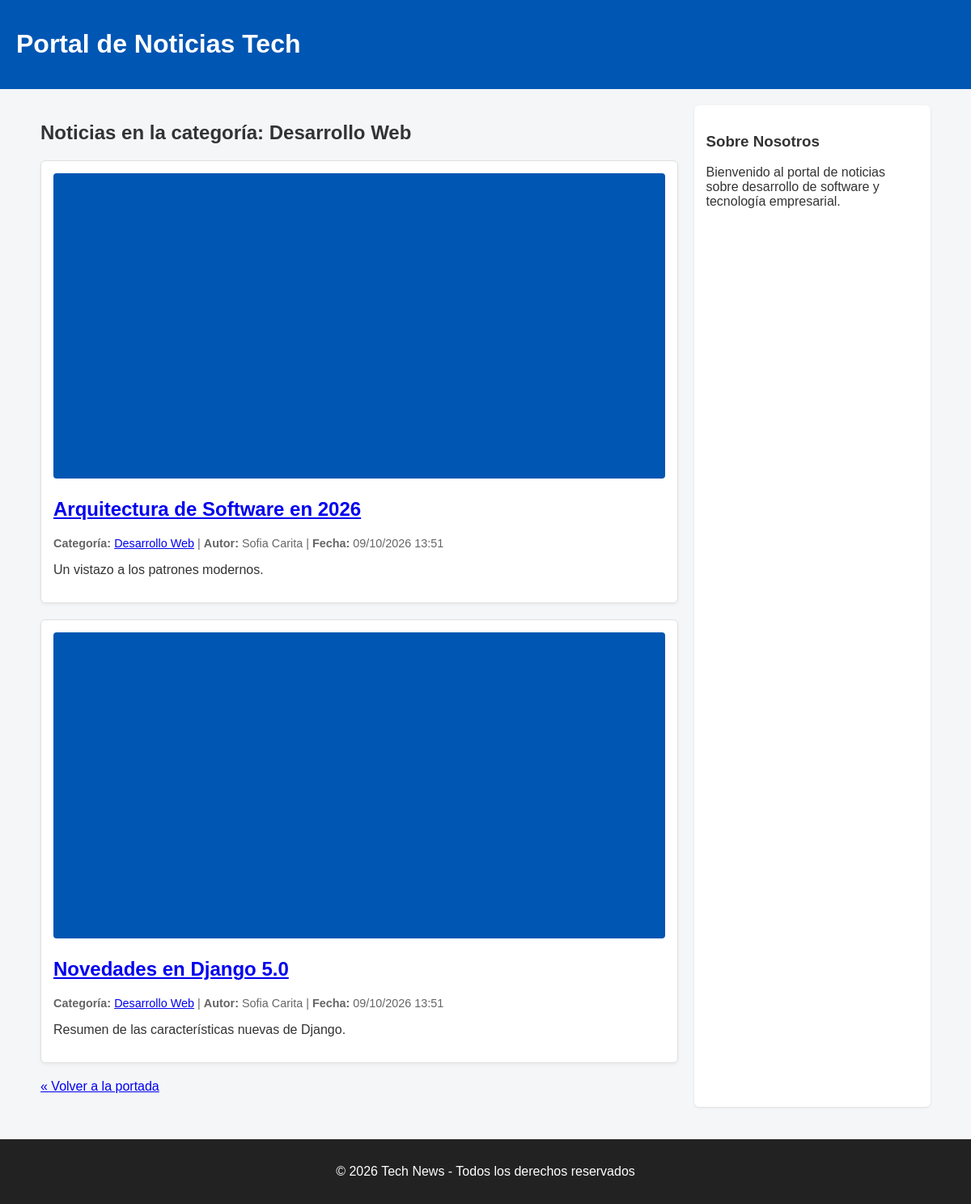
The page /category/desarrollo-web/ on the database its author committed.
### news/models.py (models this page shows, shortened)
class Category(models.Model):
    name = models.CharField(max_length=100)
    slug = models.SlugField(unique=True)
    class Meta:
        verbose_name_plural = "Categories"

class Article(models.Model):
    title = models.CharField(max_length=200)
    slug = models.SlugField(unique=True)
    content = models.TextField()
    summary = models.TextField(max_length=500)
    featured_image = models.ImageField(upload_to='articles/')
    published_date = models.DateTimeField(auto_now_add=True)
    category = models.ForeignKey(Category, on_delete=models.CASCADE, related_name='articles')
    author = models.ForeignKey(Author, on_delete=models.CASCADE, related_name='articles')

class Author(models.Model):
    name = models.CharField(max_length=100)
    email = models.EmailField()
    bio = models.TextField(blank=True, null=True)

### news/views.py (the view)
# urls.py: path('category/<slug:slug>/', views.category_articles, name='category_articles'),
def category_articles(request, slug):
    category = get_object_or_404(Category, slug=slug)
    articles = category.articles.all().order_by('-published_date')
    return render(request, 'news/category_articles.html', {
        'category': category,
        'articles': articles
    })

### templates/news/category_articles.html (shortened to what this page needs)
{% extends "base.html" %}
{% block content %}
    <h2>Noticias en la categoría: {{ category.name }}</h2>
    {% for article in articles %}
        {% include "news/_article_card.html" %}
    {% empty %}
        <p>No se encontraron noticias registradas dentro de esta categoría.</p>
    {% endfor %}
    <p><a href="{% url 'news:home' %}">&laquo; Volver a la portada</a></p>
{% endblock %}

### templates/news/_article_card.html
<div class="article-card">
    {% if article.featured_image %}
        <img src="{{ article.featured_image.url }}" alt="{{ article.title }}" class="card-image">
    {% endif %}
    <div class="card-body">
        <h2>
            <a href="{% url 'news:article_detail' article.slug %}">{{ article.title }}</a>
        </h2>
        <p class="card-meta">
            <strong>Categoría:</strong>
            <a href="{% url 'news:category_articles' article.category.slug %}">{{ article.category.name }}</a> |
            <strong>Autor:</strong> {{ article.author.name }} |
            <strong>Fecha:</strong> {{ article.published_date|date:"d/m/Y H:i" }}
        </p>
        <p class="card-summary">{{ article.summary|truncatewords:25 }}</p>
    </div>
</div>

### static/css/styles.css (style rules this page uses)
body { font-family: Arial, sans-serif; margin: 0; padding: 0; background-color: #f4f6f8; color: #333; }
.article-card { background-color: #ffffff; border: 1px solid #e0e0e0; border-radius: 6px; margin-bottom: 20px; padding: 15px; box-shadow: 0 2px 4px rgba(0,0,0,0.05); }
.card-image, .detail-image { max-width: 100%; height: auto; border-radius: 4px; }
.card-meta, .article-meta { font-size: 0.9em; color: #666; }

### rows shown on the page
Category: name "Desarrollo Web"
Article: featured_image (picture), title "Arquitectura de Software en 2026", category.name "Desarrollo Web", author.name "Sofia Carita", published_date "09/10/2026 13:51", summary "Un vistazo a los patrones modernos."
Article: featured_image (picture), title "Novedades en Django 5.0", category.name "Desarrollo Web", author.name "Sofia Carita", published_date "09/10/2026 13:51", summary "Resumen de las características nuevas de Django."
